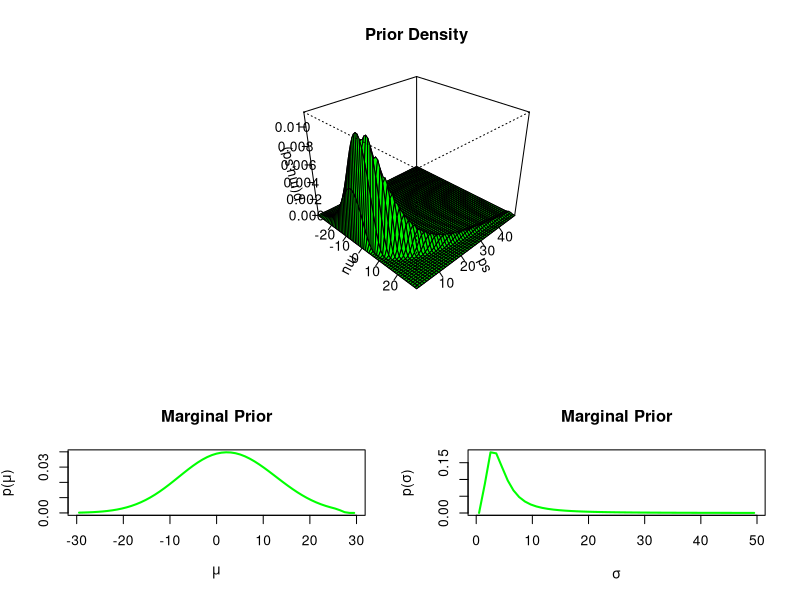
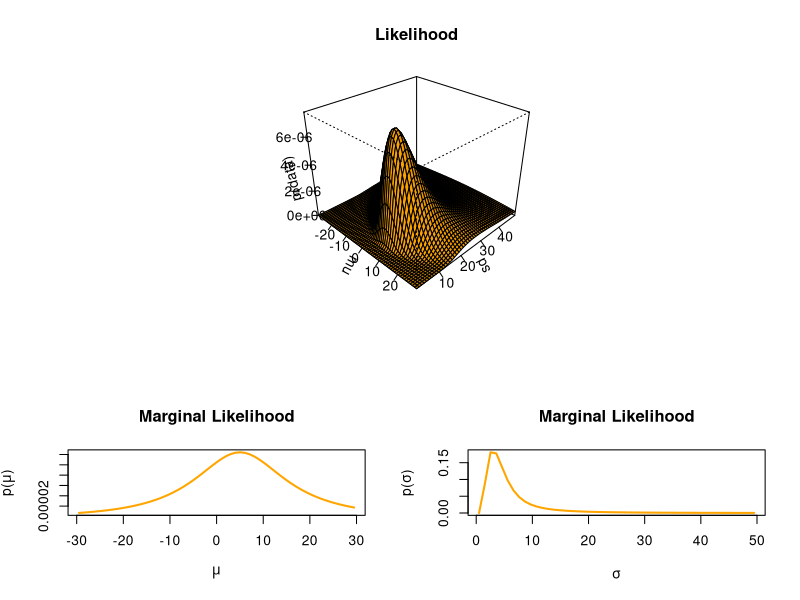
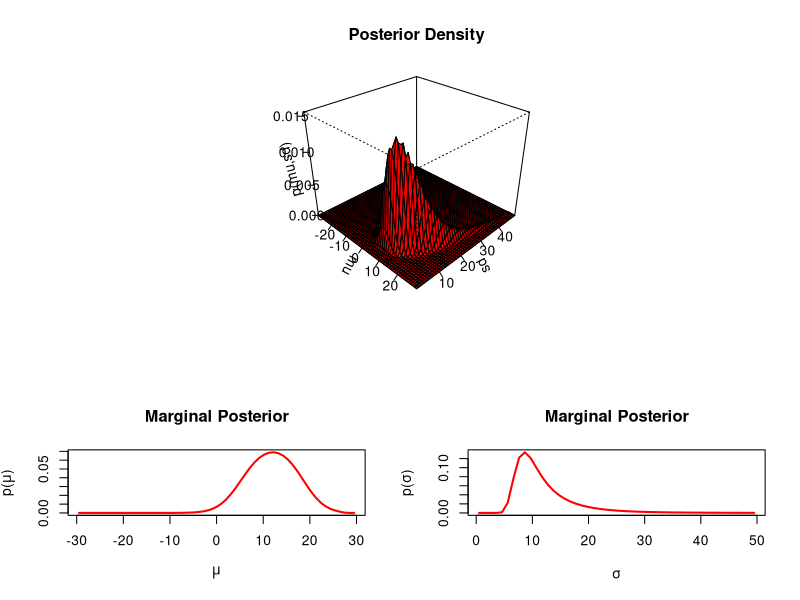

The R source for these figures, in order:

# Bayesian estimation of mean and variance for normal likelihood model
# R script by John Kruschke, Sept 2005

# Specify comb values for mean.
# ------------------------------------------------------------------
mu_min <- -30.0	# arbitrary
mu_max <- 30.0	# arbitrary
n_mu_bins <- 59	# arbitrary
mu_binwidth <- ( mu_max - mu_min ) / n_mu_bins
mu <- seq( from = mu_min + (mu_binwidth/2)  
		,to = mu_max - (mu_binwidth/2)  
		,by = mu_binwidth )

# Specify comb values for standard deviation.
# ------------------------------------------------------------------
sd_min <- 0.0	# arbitrary
sd_max <- 50.0	# arbitrary
n_sd_bins <- 49	# arbitrary
sd_binwidth <- ( sd_max - sd_min ) / n_sd_bins
sd <- seq( from = sd_min + (sd_binwidth/2)  
		,to = sd_max - (sd_binwidth/2)  
		,by = sd_binwidth )

# Determine the area of a grid cell.
binarea = mu_binwidth * sd_binwidth

# Specify the prior distribution on joint mu,sd space.
# ------------------------------------------------------------------
# Want prior to capture idea that if mu is small, then so is sd.
# This is just an arbitrary weird function.
p_mu_sd <- function( mu, sd ) { 
	prob <-  exp(-((sd-2 -exp(mu/7))/sqrt(sd))^2) * exp(-((mu-0)/13)^2)
	}
prior <- outer( mu, sd, p_mu_sd )	# unnormalized
prior <- prior / sum( prior )		# normalized
prior_dens <- prior / binarea		# converted to density


# Plot the prior.
# ------------------------------------------------------------------
# Open a new window
windows() # different for Mac or Unix!
layout( 
	matrix( c( 1,1,2,3 ) ,nrow=2 ,ncol=2 ,byrow=TRUE ) 
	,c(1,1) ,c(7,4) 
	) 

# layout figure 1
persp( mu, sd, prior_dens
	,main="Prior Density"
	,xlab="mu" ,ylab="sd" ,zlab="p(mu,sd)"
	,ticktype = "detailed"
	,theta = 45 ,phi = 30 ,expand = 0.8 ,d=2 
	,col="green" ,ltheta=40  ,lphi=20 ,shade=0.7  )

# Compute and plot marginals of prior.
mu_marg = rowSums(prior) 
mu_marg_dens = mu_marg / mu_binwidth
# layout figure 2
plot( mu ,mu_marg_dens
	,xlab=bquote(mu) ,ylab=bquote(paste( "p(" ,mu ,")" ))
	,type="l" ,lty="solid" ,lwd=2 ,col="green" ,cex=2
	,main="Marginal Prior" 
	)

sd_marg = colSums(prior)
sd_marg_dens = sd_marg / sd_binwidth
# layout figure 3
plot(sd,sd_marg_dens
	,xlab=bquote(sigma) ,ylab=bquote(paste( "p(" ,sigma ,")" ))
	,type="l" ,lty="solid" ,lwd=2 ,col="green"
	,main="Marginal Prior" 
	)

# save the plot as an eps file
dev.copy2eps(file="BayesMeanVarPrior.eps")

# Specify data.
# ------------------------------------------------------------------
data <- c( -10 ,5 ,20  )

# Determine likelihood of mu,sd ; that is, probability of data.
# ------------------------------------------------------------------
# This function defines a normal probability model for a single datum.
p_data_g_mu_sd <- function( mu, sd, datum ) {
	prob <- (1/(sd*sqrt(2*pi))) * exp(-0.5*((datum-mu)/sd)^2)
	}
# Initialize likelihood to all ones.
likelihood = matrix( 1 ,nrow=nrow(prior) ,ncol=ncol(prior) )
# Now apply the normal model to every element of the data vector.
for ( datum in data ) {
	likelihood = likelihood * outer( mu, sd,  p_data_g_mu_sd, datum )
}

# Plot the likelihood.
# ------------------------------------------------------------------
# Open a new window
windows() # different for Mac or Unix!
layout( 
	matrix( c( 1,1,2,3 ) ,nrow=2 ,ncol=2 ,byrow=TRUE ) 
	,c(1,1) ,c(7,4) 
	) 

# layout figure 1
persp( mu, sd, likelihood
	,main="Likelihood" ,zlab="p(data)"
	,ticktype = "detailed"
	,theta = 45 ,phi = 30 ,expand = 0.8 ,d=2 
	,col="orange" ,ltheta=40  ,lphi=20 ,shade=0.7  )

# Compute and plot marginals of likelihood.
mu_marg = rowSums(likelihood) 
mu_marg_dens = mu_marg / mu_binwidth
# layout figure 2
plot( mu ,mu_marg_dens
	,xlab=bquote(mu) ,ylab=bquote(paste( "p(" ,mu ,")" ))
	,type="l" ,lty="solid" ,lwd=2 ,col="orange" ,cex=2
	,main="Marginal Likelihood" 
	)

sd_marg = colSums(prior)
sd_marg_dens = sd_marg / sd_binwidth
# layout figure 3
plot(sd,sd_marg_dens
	,xlab=bquote(sigma) ,ylab=bquote(paste( "p(" ,sigma ,")" ))
	,type="l" ,lty="solid" ,lwd=2 ,col="orange"
	,main="Marginal Likelihood" 
	)

# save the plot as an eps file
dev.copy2eps(file="BayesMeanVarLikeli.eps")


# Determine the posterior distribution
# ------------------------------------------------------------------
posterior = likelihood * prior		# unnormalized
posterior <- posterior / sum( posterior )	# normalized
post_dens <- posterior / binarea		# converted to density


# Plot the posterior
# ------------------------------------------------------------------
# Open a new window
windows() # different for Mac or Unix!
layout( 
	matrix( c( 1,1,2,3 ) ,nrow=2 ,ncol=2 ,byrow=TRUE ) 
	,c(1,1) ,c(7,4) 
	) 

# layout figure 1
persp( mu, sd, post_dens
	,main="Posterior Density"
	,xlab="mu" ,ylab="sd" ,zlab="p(mu,sd)"
	,ticktype = "detailed"
	,theta = 45 ,phi = 30 ,expand = 0.8 ,d=2 
	,col="red" ,ltheta=40  ,lphi=20 ,shade=0.7  )

# Compute and plot marginals of prior.
mu_marg = rowSums(posterior) 
mu_marg_dens = mu_marg / mu_binwidth
# layout figure 2
plot( mu ,mu_marg_dens
	,xlab=bquote(mu) ,ylab=bquote(paste( "p(" ,mu ,")" ))
	,type="l" ,lty="solid" ,lwd=2 ,col="red" ,cex=2
	,main="Marginal Posterior" 
	)

sd_marg = colSums(posterior)
sd_marg_dens = sd_marg / sd_binwidth
# layout figure 3
plot(sd,sd_marg_dens
	,xlab=bquote(sigma) ,ylab=bquote(paste( "p(" ,sigma ,")" ))
	,type="l" ,lty="solid" ,lwd=2 ,col="red"
	,main="Marginal Posterior" 
	)

# save the plot as an eps file
dev.copy2eps(file="BayesMeanVarPost.eps")

# ------------------------------------------------------------------
